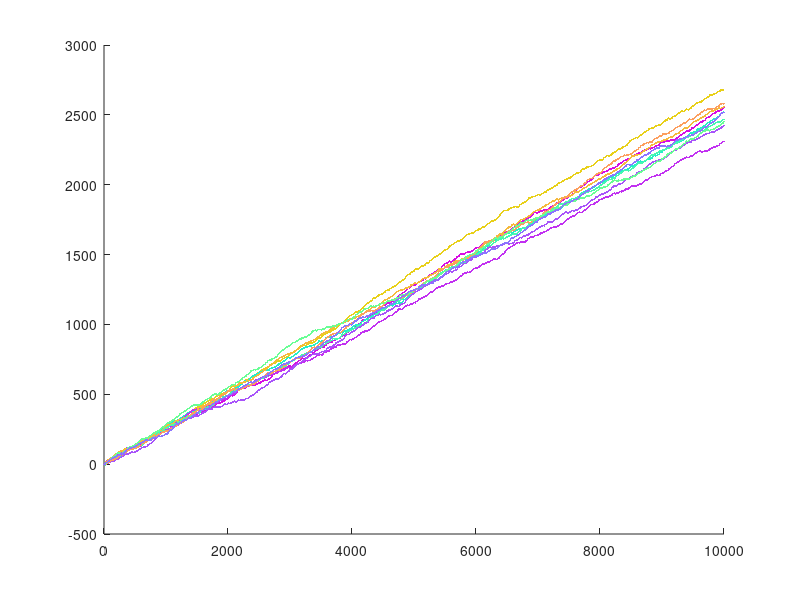

MATLAB code to generate this figure:
difference=[];
itterations=10000;
lines=10;
for r=1:lines
    above=1;
    below=1;
    for i=1:itterations
        if(sin(randi(itterations))>0)
            above=above+1;
        elseif(sin(randi(itterations))<0)
            below=below+1;
        end
        difference(r,i)=above-below;
    end
end
hold on
for r=1:lines
    scatter(1:itterations,difference(r,:),1,[abs(sin(r)),abs(sin(r+2*pi/3)),abs(sin(r+4*pi/3))],'filled');
end
hold off
